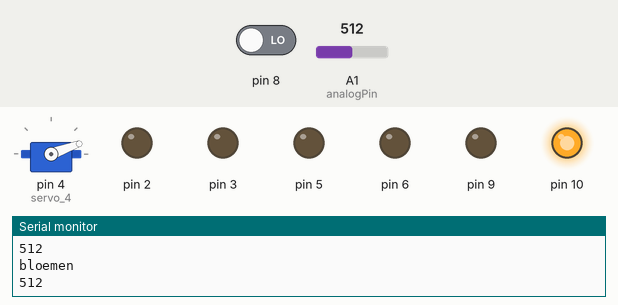
Recording of a sketch running on a simulated Arduino Uno, built with avr-gcc and run on an emulated ATmega328P. Shown: servo, output pins drawn as LEDs (lit = HIGH), the last lines printed to the serial monitor. The inputs (shaded band) are chosen by the test bench; at power-on: pin 8 LOW, A1 (analogPin) = 512.

Above: at 2.9 s.
3.0 s: pin 8 driven HIGH
At 4.5 s:
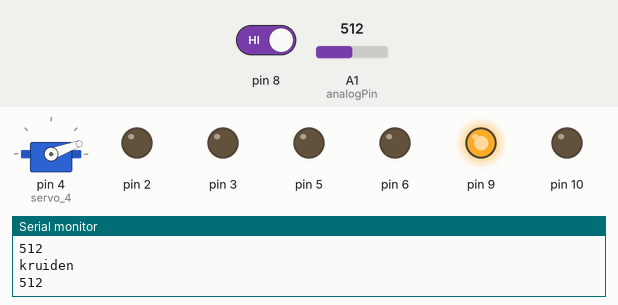
At 5.5 s:
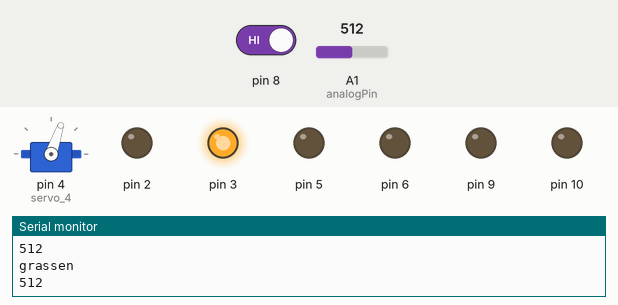
7.0 s: A1 (analogPin) set to 610
At 10.5 s:
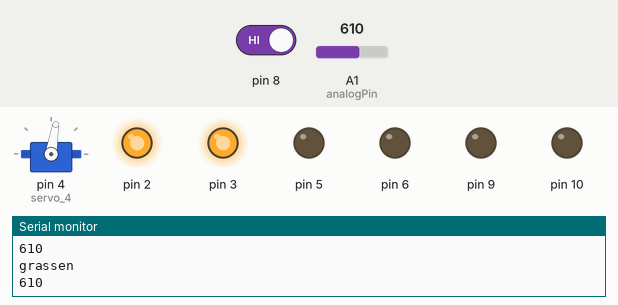
11.0 s: A1 (analogPin) set to 810
15.0 s: A1 (analogPin) set to 790
19.0 s: A1 (analogPin) set to 1023
22.2 s: A1 (analogPin) set to 390
At 25.1 s:
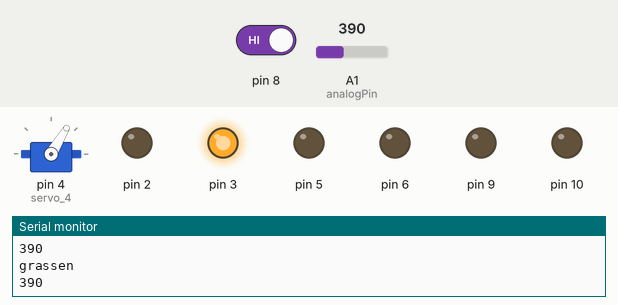
Timing chart, 0 to 27.2 s (numbered marks = the images above; inputs shaded):
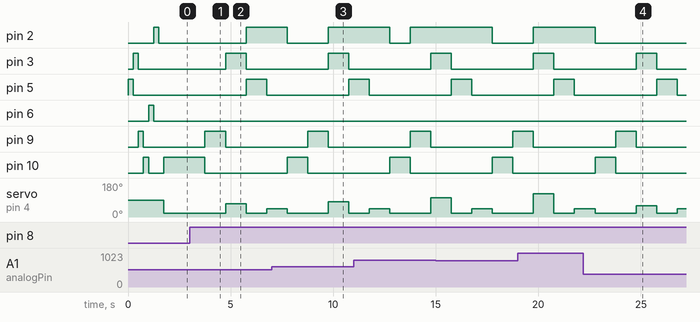

Measured:
- after the input at 3.0 s, pin 2: LOW → HIGH after 2.8 s; pin 3: LOW → HIGH after 1.8 s, → LOW 1.0 s later; pin 5: LOW → HIGH after 2.8 s, → LOW 1.0 s later; pin 9: LOW → HIGH after 0.75 s, → LOW 1.0 s later; pin 10: HIGH → LOW after 0.75 s
- after the input at 22.2 s, pin 2: goes on until 22.8 s, then stays LOW

The sketch:

final.ino
```cpp
#include <Servo.h>

int count = 1;

int input = 0;

int knop = 0;

int ledA = 0;

int ledB = 0;

int ledC = 0;

int ledD = 0;

int ledWET = 0;

int ledDRY = 0;

int grondvochtvoeler = 0;

int wijzen = 0;

Servo servo_4;
int analogPin = A1; // potentiometer wiper (middle terminal) connected to analog pin 3
                    // outside leads to ground and +5V
int meetwaarde = 0;  // variable to store the value read
void setup()
{
  pinMode(A1, INPUT);
  pinMode(10, OUTPUT);
  pinMode(9, OUTPUT);
  pinMode(3, OUTPUT);
  pinMode(5, OUTPUT);
  pinMode(8, INPUT);
  pinMode(2, OUTPUT);
  pinMode(6, OUTPUT);
  servo_4.attach(4, 500, 2500);
  Serial.begin(115200);           //  setup serial
  digitalWrite(2, LOW);


//FF ALLES TESTEN

Serial.println("FF UI TESTEN");


digitalWrite(5, LOW);
digitalWrite(8, LOW);
digitalWrite(9, LOW);
digitalWrite(10, LOW);
digitalWrite(2, LOW);
digitalWrite(6, LOW);


digitalWrite(5, LOW);
digitalWrite(8, LOW);
digitalWrite(9, LOW);
digitalWrite(10, LOW);
digitalWrite(2, LOW);
digitalWrite(6, LOW);


digitalWrite(5, HIGH);
delay(250); // Wait for 100 millisecond(s)

digitalWrite(5, LOW);
digitalWrite(3, HIGH);
delay(250); // Wait for 100 millisecond(s)

digitalWrite(3, LOW);
digitalWrite(9, HIGH);
delay(250); // Wait for 100 millisecond(s)

digitalWrite(9, LOW);
digitalWrite(10, HIGH);
delay(250); // Wait for 100 millisecond(s)

digitalWrite(10, LOW);
digitalWrite(6, HIGH);
delay(250); // Wait for 100 millisecond(s)


digitalWrite(6, LOW);
digitalWrite(2, HIGH);
delay(250); // Wait for 100 millisecond(s)

digitalWrite(2, LOW);
delay(250); // Wait for 100 millisecond(s)


Serial.println("klaar met testen, nu starten");

}

void loop()
{
  grondvochtvoeler = analogRead(A1);
  digitalWrite(10, LOW);
  digitalWrite(9, LOW);
  digitalWrite(3, LOW);
  digitalWrite(5, LOW);
  knop = digitalRead(8);
  if (knop == 1) {
    count = (count + 1);
  }
  if (count == 1) {                       // BLOEMEN
    Serial.println("bloemen");
    digitalWrite(10, HIGH);
    digitalWrite(9, LOW);
    digitalWrite(3, LOW);
    digitalWrite(5, LOW);

    meetwaarde = analogRead(analogPin);  // read the input pin
    Serial.println(meetwaarde);          // debug value
    Serial.println("\n");
    if (meetwaarde > 1023) {               // WET ALERT1023
      digitalWrite(2, HIGH);
    }
    else {
      digitalWrite(2, LOW);
    }
    if (meetwaarde < 30) {               // DRY ALERT
      digitalWrite(6, HIGH);
    }
    else {
      digitalWrite(6, LOW);
    }
    wijzen=(20/341)*meetwaarde+20;
    servo_4.write(wijzen);
  }


  if (count == 2) {                       // KRUIDEN
    Serial.println("kruiden");
    digitalWrite(9, HIGH);
    servo_4.write(90);
    digitalWrite(3, LOW);
    digitalWrite(5, LOW);
    digitalWrite(10, LOW);

    meetwaarde = analogRead(analogPin);  // read the input pin
    Serial.println(meetwaarde);          // debug value
    Serial.println("\n");
    if (meetwaarde > 800) {               // WET ALERT800
      digitalWrite(2, HIGH);
    }
    else {
      digitalWrite(2, LOW);
    }
    if (meetwaarde < 30) {               // DRY ALERT
      digitalWrite(6, HIGH);
    }
    else {
      digitalWrite(6, LOW);
    }
    wijzen=(3/40)*meetwaarde+20;
    servo_4.write(wijzen);

  }
  if (count == 3) {                       // GRASSEN
    Serial.println("grassen");
    digitalWrite(3, HIGH);
    servo_4.write(135);
    digitalWrite(5, LOW);
    digitalWrite(10, LOW);
    digitalWrite(9, LOW);

    meetwaarde = analogRead(analogPin);  // read the input pin
    Serial.println(meetwaarde);          // debug value
    Serial.println("\n");
    if (meetwaarde > 600) {               // WET ALERT600
      digitalWrite(2, HIGH);
    }
    else {
      digitalWrite(2, LOW);
    }
    if (meetwaarde < 30) {               // DRY ALERT
      digitalWrite(6, HIGH);
    }
    else {
      digitalWrite(6, LOW);
    }
    wijzen=(meetwaarde/10)+20;
    servo_4.write(wijzen);
  }
  if (count == 4) {                       // CACTUSSEN
    Serial.println("kakkers");
    digitalWrite(5, HIGH);
    servo_4.write(180);
    digitalWrite(10, LOW);
    digitalWrite(9, LOW);
    digitalWrite(3, LOW);

    meetwaarde = analogRead(analogPin);  // read the input pin
    Serial.println(meetwaarde);          // debug value
    Serial.println("\n");
    if (meetwaarde > 400) {               // WET ALERT400
      digitalWrite(2, HIGH);
    }
    else {
      digitalWrite(2, LOW);
    }
    if (meetwaarde < 30) {               // DRY ALERT
      digitalWrite(6, HIGH);
    }
    else {
      digitalWrite(6, LOW);
    }
    wijzen=(3/20)*meetwaarde+20;
    servo_4.write(wijzen);
  }
  if (count > 4) {
    count = 0;
    digitalWrite(10, LOW);
    digitalWrite(9, LOW);
    digitalWrite(3, LOW);
    digitalWrite(5, LOW);
    servo_4.write(45);
  }
  delay(1000); // Wait for 1000 millisecond(s)
}
```
